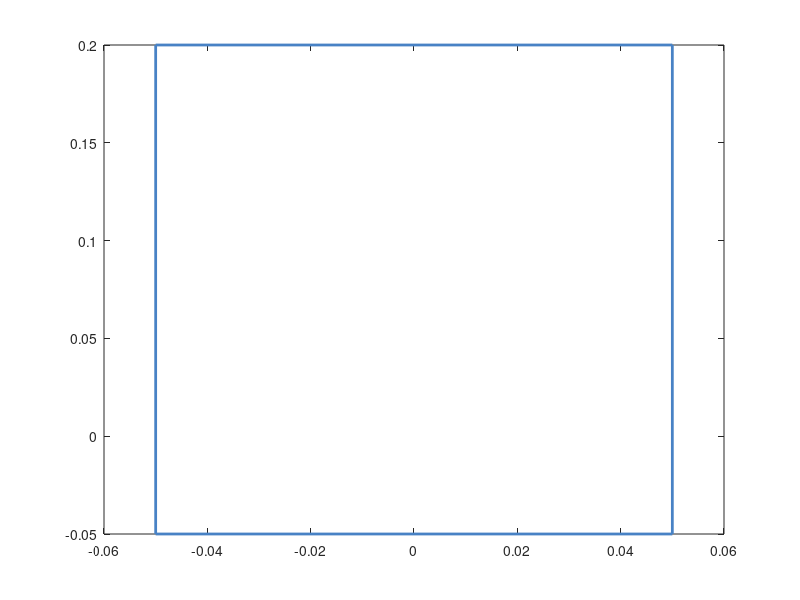

Write the MATLAB code that produced this figure. (Note: this script raises an error after producing the figure.)
plot( [-0.05, 0.05, 0.05, -0.05, -0.05] , [-0.05,-0.05,0.2,0.2,-0.05] , 'color' , [72/255 130/255 197/255], 'LineWidth', 2.0);
hold on;
clear;
Ts = 0.04;  % Sample Time
N = 3;    % Prediction horizon
Duration = 2; % Simulation horizon
number = 1;

% For a usual control 0.1 , 5, 20

% Things specfic to the model starts here 

% Limits of initial [-1,1]^2

global simulation_result;
global disturb_range;

disturb_range = 0.1; % Disturbance range

formatSpec = '%f %f\n';

fileID = fopen('nn_1_relu.txt','w');

for m=1:number
% Setting the initial state

x0 = 0.7 + 0.2*rand(1);
y0 = 0.7 + 0.2*rand(1);

x = [x0;y0;];

simulation_result = x;

% Things specfic to the model  ends here

options = optimoptions('fmincon','Algorithm','sqp','Display','none');
uopt = zeros(N,1);

u_max = 0;

% Apply the control input constraints
LB = -2*ones(N,1);
UB = 2*ones(N,1);

x_now = zeros(2,1);
x_next = zeros(2,1);
z = zeros(3,1);

x_now = x;

% Start simulation
trace = [x_now];
for ct = 1:(Duration/Ts)
     % u = NN_output(x_now,4,1,'nn_1_relu');
     % u = NN_output(x_now,4,1,'nn_controller');
     % u = NN_output_tanh(x_now, 0, 4,'controller');
     u = NN_output_sigmoid(x_now,0.5,8,'nn_1_sigmoid');
     
     z(1) = x_now(1) ;
     z(2) = x_now(2) ;
     z(3) = u;
     
      
%     x_next = system_eq_NN(x_now, Ts, u);
      x_next = system_eq_dis(x_now, Ts, u);

      x = x_next;
      x_now = x_next;
      trace = [trace x_now];
% Save plant states for display.
%    xHistory = [xHistory x]; 


%     Printing stuff

%    disp('x(1) = '); x(1)
%    disp('x(2) = '); x(2)

%    disp('Control input = '); u
    
        
end

% fclose(file);

figure;
plot(trace(1,:),trace(2,:), 'color', [210/255, 95/255, 95/255]);
% plot(simulation_result(1,:),simulation_result(2,:), 'color', [210/255, 95/255, 95/255]);
% title('Benchmark 1 (ReLU)', 'FontSize', 14)
% xlabel('x1', 'FontSize', 18);
% ylabel('x2', 'FontSize', 18);
set(gca,'FontSize',16)
hold on;

fprintf(fileID, formatSpec, trace(1:2,:));
fprintf(fileID, '%c\n', ['*']);

end

fclose(fileID);
% fig = gcf;
% fig.PaperPositionMode = 'auto';
% fig_pos = fig.PaperPosition;
% fig.PaperSize = [fig_pos(3) fig_pos(4)];
% print(fig,'../Benchmarks/benchmark1_relu','-dpdf')
% export_fig ../Benchmarks/benchmark1_relu.pdf